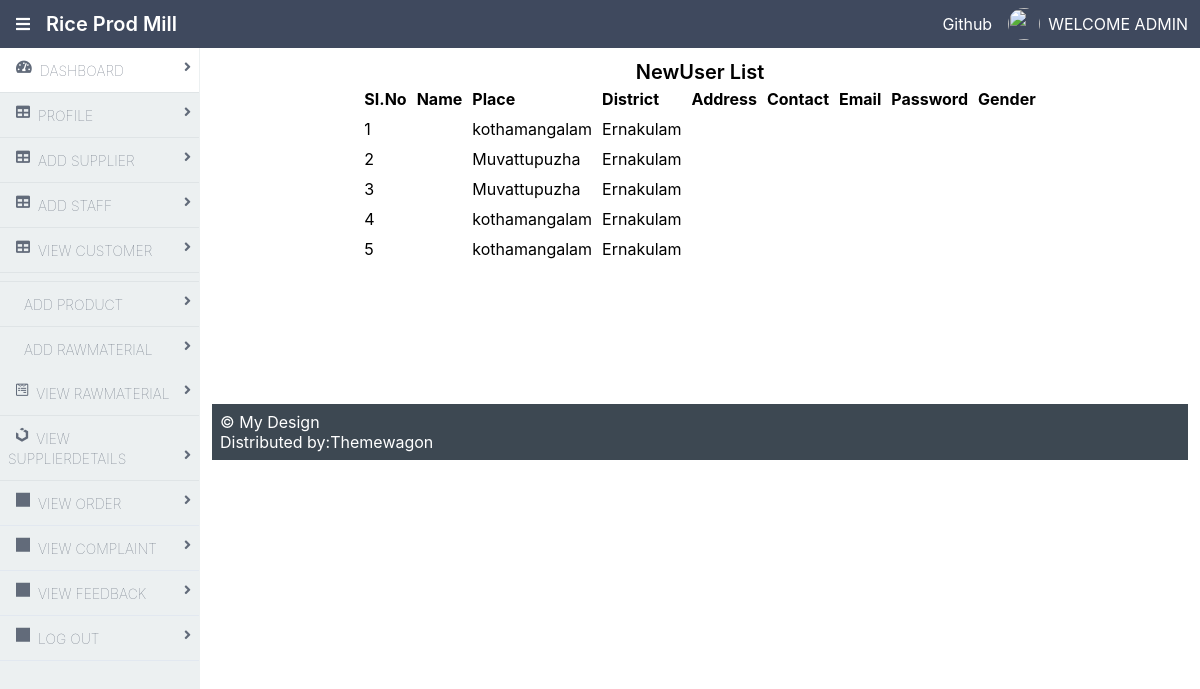
Screenshot of /Administrator/Newuserlist/ with the database file from the repository.
### Guest/models.py (models this page shows)
class tbl_newuser(models.Model):
    newuser_name=models.CharField(max_length=150)
    newuser_gender=models.CharField(max_length=150)
    newuser_contact=models.CharField(max_length=100)
    newuser_email=models.CharField(max_length=100)
    newuser_password=models.CharField(max_length=100)
    newuser_address=models.CharField(max_length=100)
    place= models.ForeignKey(tbl_place, on_delete=models.CASCADE)
    newuser_photo = models.FileField(upload_to='Assets/UserPhoto/')
    newuser_proof = models.FileField(upload_to='Assets/UserProof/')
    newuser_status = models.IntegerField(default="0")

### Administrator/models.py (models this page shows)
class tbl_place(models.Model):
   place_name=models.CharField(max_length=50)
   district = models.ForeignKey(tbl_district, on_delete=models.CASCADE)

class tbl_district(models.Model):
   district_name=models.CharField(max_length=150)

### Administrator/views.py (the view)
# urls.py: path('Newuserlist/',views.newuserlist,name="newuserlist"),
def newuserlist(request):
    data=tbl_newuser.objects.all()
    return render(request,"Administrator/Newuserlist.html",{'data':data})

### Administrator/Templates/Administrator/Newuserlist.html (shortened to what this page needs)
{% extends 'Administrator/Header.html' %}
{% load static %}
{% block content %}
<!DOCTYPE html>
<html lang="en">
  <head>
  </head>
  <body>
    <center><h1>NewUser List</h1></center>
    <table align="center" border="1" cellpadding="5">
      <tr>
        <th>SI.No</th>
        <th>Name</th>
        <th>Place</th>
        <th>District</th>
        <th>Address</th>
        <th>Contact</th>
        <th>Email</th>
        <th>Password</th>
        <th>Gender</th>
      </tr>
      {% for i in data %}
      <tr>
        <td>{{forloop.counter}}</td>
        <td>{{i.customer_name}}</td>
        <td>{{i.place.place_name}}</td>
        <td>{{i.place.district.district_name}}</td>
        <td>{{i.customer_address}}</td>
        <td>{{i.customer_contact}}</td>
        <td>{{i.customer_email}}</td>
        <td>{{i.customer_password}}</td>
        <td>{{i.customer_gender}}</td>
      </tr>
      {% endfor %}
    </table>
  </body>
</html>
{% endblock content %}

### rows the page displays
tbl_newuser: place.place_name "kothamangalam", place.district.district_name "Ernakulam"
tbl_newuser: place.place_name "Muvattupuzha", place.district.district_name "Ernakulam"
tbl_newuser: place.place_name "Muvattupuzha", place.district.district_name "Ernakulam"
tbl_newuser: place.place_name "kothamangalam", place.district.district_name "Ernakulam"
tbl_newuser: place.place_name "kothamangalam", place.district.district_name "Ernakulam"
